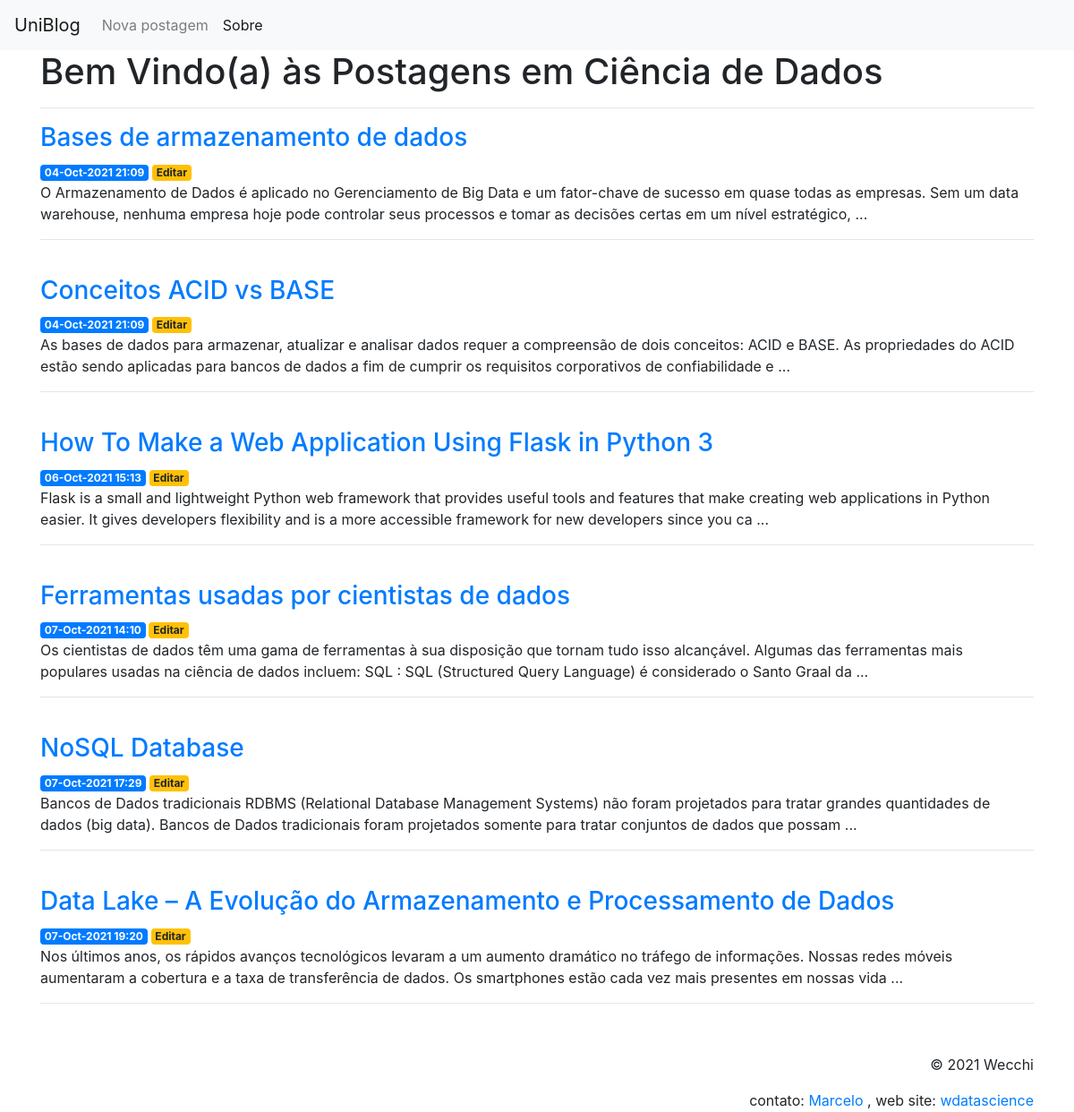
The page / on the database its author committed.
### app.py (models this page shows)
class Posts(db.Model):
	id = db.Column(db.Integer, primary_key = True)
	created = db.Column(db.DateTime, default=datetime.datetime.utcnow)
	title = db.Column(db.String(80), nullable=False)
	content = db.Column(db.String(600), nullable=False)

### app.py (the view)
@app.route('/')
def index():
	posts = Posts.query.all()
	return render_template('index.html', posts=posts, thisyear=thisyear)

### templates/index.html (shortened to what this page needs)
{% extends 'base.html' %}
{% block content %}
    <h1>{% block title %} Bem Vindo(a) às Postagens em Ciência de Dados {% endblock %}</h1>
    <hr>
	<section>
		<article id="posts">
			<dl>
			{% for post in posts %}
				<dt>
					<a href= "{{ url_for('post', post_id=post['id']) }}">
						<h3>{{ post['title'] }}</h3>
					</a>
					<span class="badge badge-primary">{{ post['created'].strftime("%d-%b-%Y %H:%M") }}</span>
					<a href="{{ url_for('edit', post_id=post['id']) }}">
						<span class="badge badge-warning">Editar</span>
					</a>
				</dt>
				<dd>
					{{ post['content'][:250]+" ..." }}
				</dd>
				<hr>
			{% endfor %}
			</dl>
		</article>
	</section>
	<footer id="about" style="height: 65px; text-align: right">
		<p>&copy; {{ thisyear }} Wecchi</p>
		<address>contato: <a href="mailto:wecchi@gmail.com">Marcelo</a>
				, web site: <a href="http://www.wdatascience.com.br">wdatascience</a>
		</address>
	</footer>
{% endblock %}

### templates/base.html (shortened to what this page needs)
<!doctype html>
<html lang="pt">
  <head>
    <link rel="stylesheet" href="https://stackpath.bootstrapcdn.com/bootstrap/4.3.1/css/bootstrap.min.css">
  </head>
  <body>
    <nav class="navbar navbar-expand-md navbar-light bg-light">
        <a class="navbar-brand" href="{{ url_for('index')}}">UniBlog</a>
        <div class="collapse navbar-collapse" id="navbarNav">
            <ul class="navbar-nav">
             <li class="nav-item">
                <a class="nav-link" href="{{url_for('create')}}">Nova postagem</a>
            </li>
            <li class="nav-item active">
                <a class="nav-link" href="{{url_for('about')}}">Sobre</a>
            </li>
            </ul>
        </div>
    </nav>
    <div class="container">
        {% block content %} {% endblock %}
    </div>
  </body>
</html>

### rows shown on the page
Posts: title "Bases de armazenamento de dados", created "04-Oct-2021 21:09", content "O Armazenamento de Dados é aplicado no Gerenciamento de Big Data e um fator-chave de sucesso em quase todas as empresas. Sem um data warehouse, nenhuma empresa hoje pode controlar seus processos e tomar as decisões certas em um nível estratégico, ..."
Posts: title "Conceitos ACID vs BASE", created "04-Oct-2021 21:09", content "As bases de dados para armazenar, atualizar e analisar dados requer a compreensão de dois conceitos: ACID e BASE. As propriedades do ACID estão sendo aplicadas para bancos de dados a fim de cumprir os requisitos corporativos de confiabilidade e ..."
Posts: title "How To Make a Web Application Using Flask in Python 3", created "06-Oct-2021 15:13", content "Flask is a small and lightweight Python web framework that provides useful tools and features that make creating web applications in Python easier. It gives developers flexibility and is a more accessible framework for new developers since you ca ..."
Posts: title "Ferramentas usadas por cientistas de dados", created "07-Oct-2021 14:10", content "Os cientistas de dados têm uma gama de ferramentas à sua disposição que tornam tudo isso alcançável. Algumas das ferramentas mais populares usadas na ciência de dados incluem: SQL : SQL (Structured Query Language) é considerado o Santo Graal da ..."
Posts: title "NoSQL Database", created "07-Oct-2021 17:29", content "Bancos de Dados tradicionais RDBMS (Relational Database Management Systems) não foram projetados para tratar grandes quantidades de dados (big data). Bancos de Dados tradicionais foram projetados somente para tratar conjuntos de dados que possam ..."
Posts: title "Data Lake – A Evolução do Armazenamento e Processamento de Dados", created "07-Oct-2021 19:20", content "Nos últimos anos, os rápidos avanços tecnológicos levaram a um aumento dramático no tráfego de informações. Nossas redes móveis aumentaram a cobertura e a taxa de transferência de dados. Os smartphones estão cada vez mais presentes em nossas vida ..."

### other values the page prints
{{ thisyear }} "2021"
